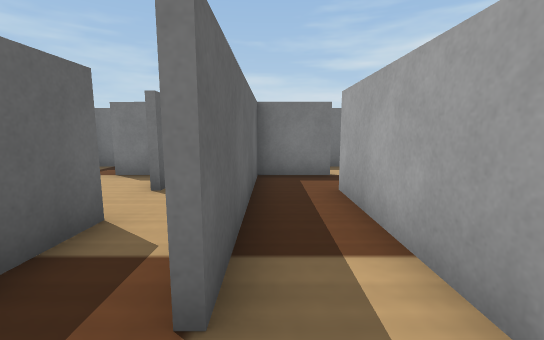
View 1 (above)

22 first-person views from a walk through a robot-simulator world made for Webots. The camera is 0.06 m above the floor, tilts 8° down and sees 90° across. The floor is counted in squares, 0.05 m on a side. Each view is taken from the middle of a square. On the plan, view 1 faces up. The plan holds only what a view shows up to about 12 squares ahead; the rest is blank. The robots in the file are not drawn. Webots' stock objects and surfaces are drawn as simple stand-ins.

View 2
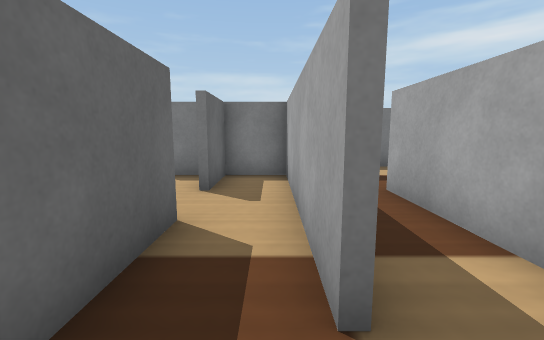

View 3
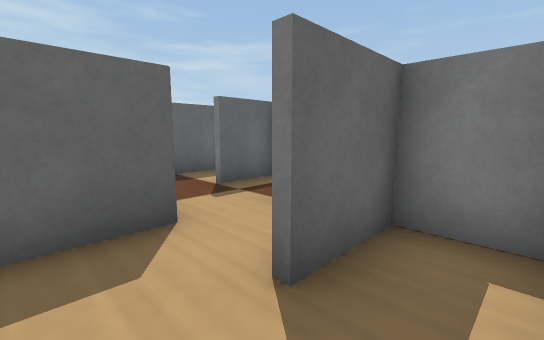

View 4
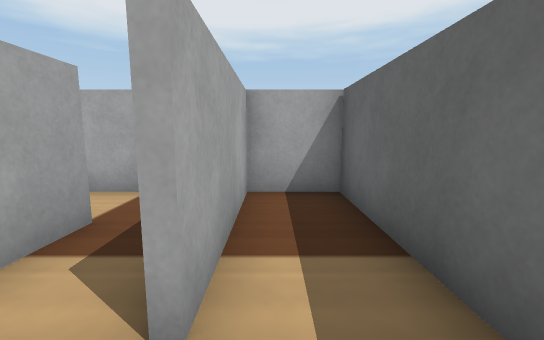

View 5
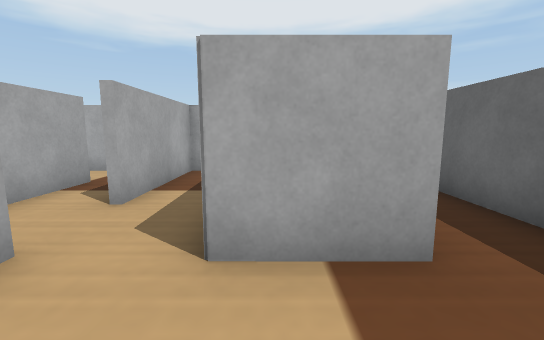

View 6
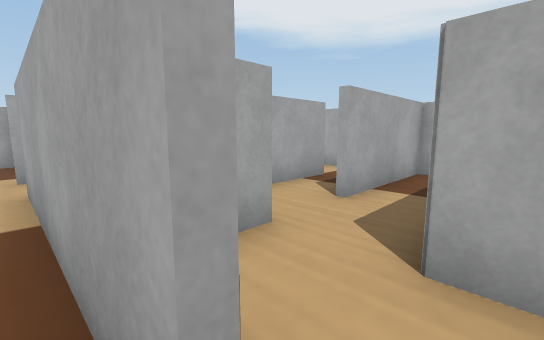

View 7
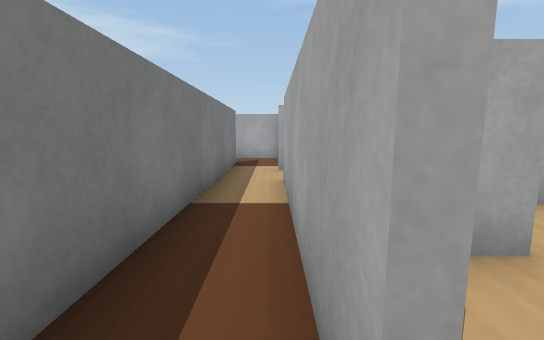

View 8
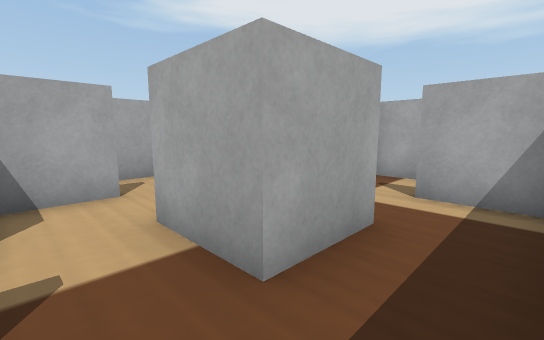

View 9
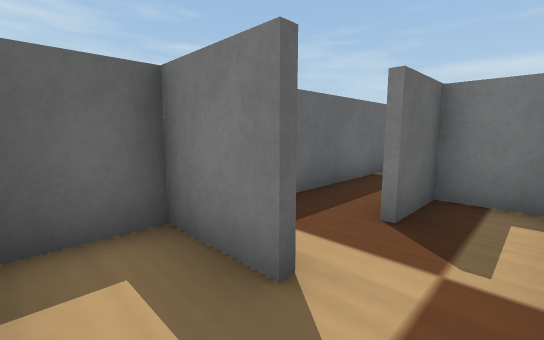

View 10
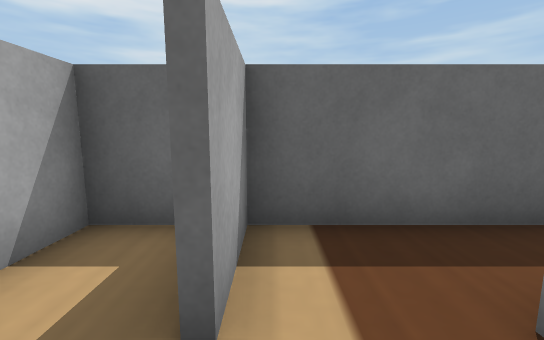

View 11
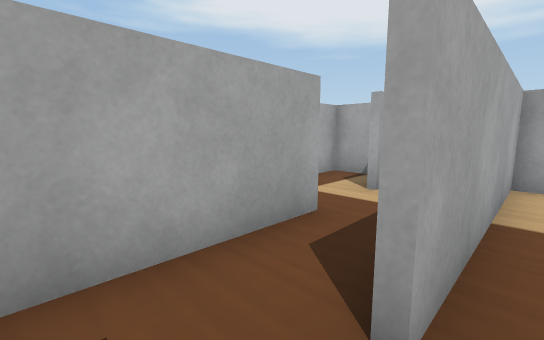

View 12
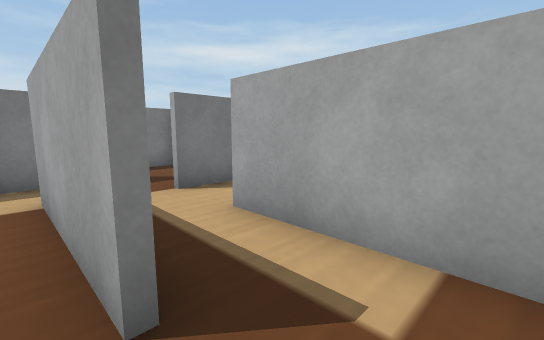

View 13
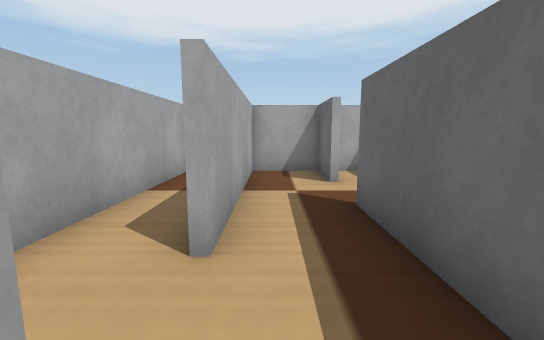

View 14
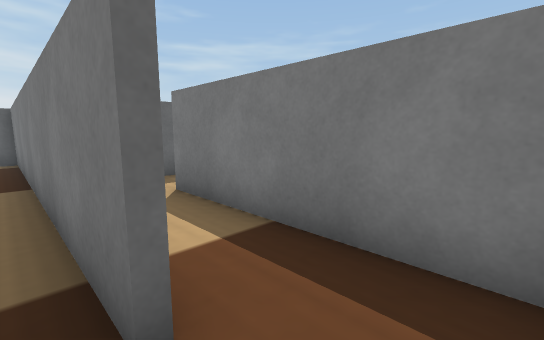

View 15
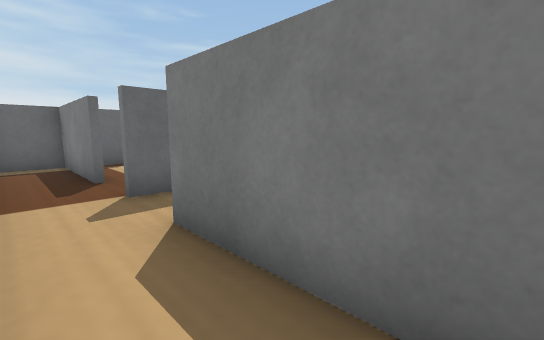

View 16
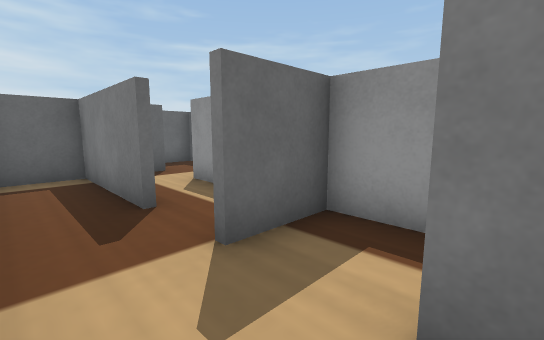

View 17
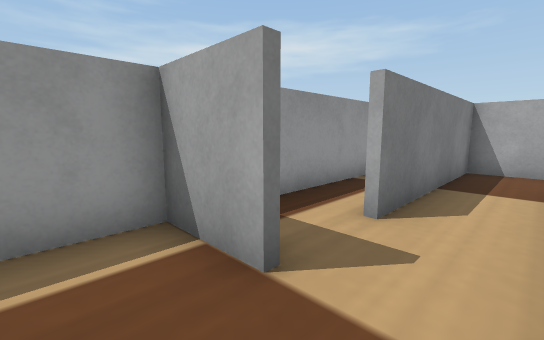

View 18
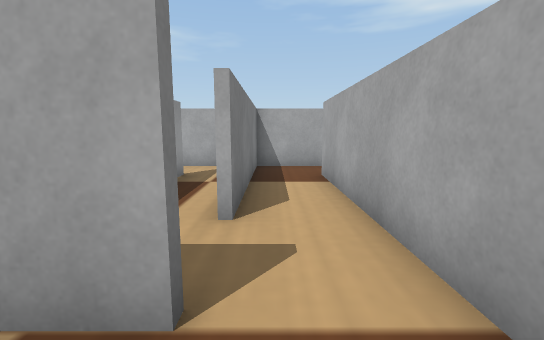

View 19
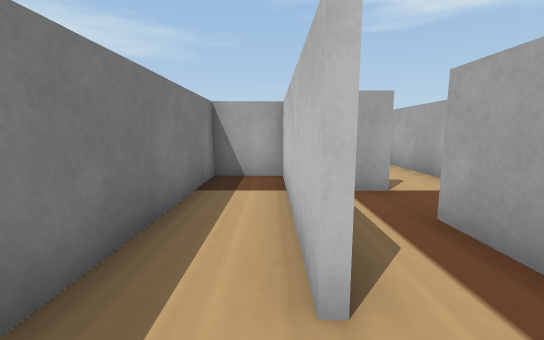

View 20
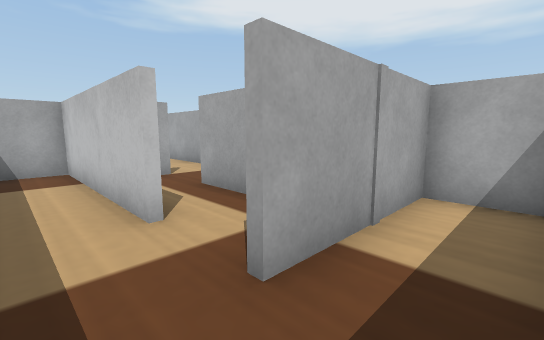

View 21
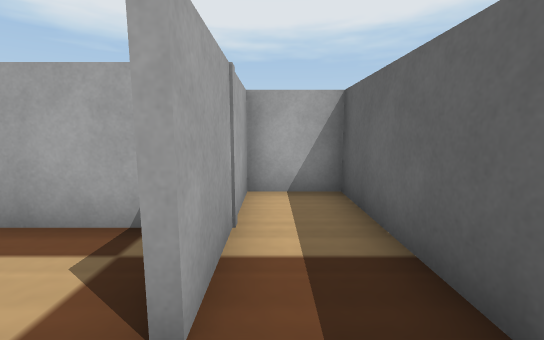

View 22
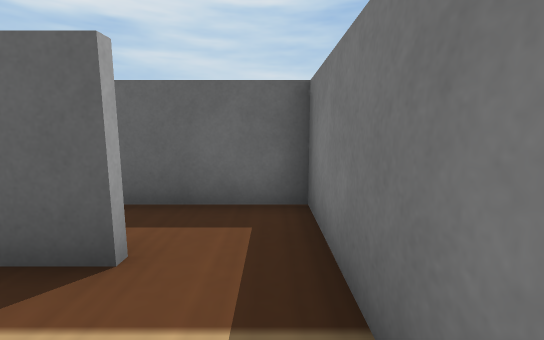

### Floor plan
Points are (right, up) in squares from view 1. A wall is a line through its corners. A room is listed if a view was taken in it or the views show most of it. See-through windows are left out.
Room 1 (views 1, 2, 3, 4, 5, 6, 7, 8, 9, 10, 11, 12, 13, 14, 15, 16, 17, 18, 19, 20, 21, 22)
walls: (-0.3, 6.2) (-0.3, 1.5); (-3, 7.5) (-4.5, 7.5); (-2.5, 5.4) (-2.5, 7.1); (-0.8, 9.6) (5.6, 9.6); (1.6, 7.5) (-2.3, 7.5) (-2.3, 5.5); (-2.3, 3.6) (-2.3, 1.1); (-4.9, 5.4) (-6.3, 5.4) (-6.3, 3.5); (-0.5, 11.5) (-0.5, 13.5) (-4.5, 13.5); (3.6, 6.8) (3.6, 3.5); (-2.2, 11.5) (-6.3, 11.5) (-6.3, 9.9); (-0.5, 1.4) (-0.5, 7.4); (3.4, 3.5) (3.4, 7.9); (-6.5, 9.6) (-6.5, 13.6); (-5.4, 11.7) (-2.3, 11.7); (-6.5, 3.5) (-6.5, 5.6) (-4.4, 5.6) (-4.4, -0.4); (5.6, 9.4) (-6.3, 9.4); (3.6, 1.6) (3.6, -0.4) (5.6, -0.4) (5.6, 5.5); (-0.4, -0.4) (1.4, -0.4) (1.4, 5.6); (-4.5, 13.6) (1.4, 13.6) (1.4, 15.6) (-8.4, 15.6) (-8.4, 9.6) (-6.3, 9.6) (-6.3, 7.5); (-8.4, 8.9) (-8.4, 1.7) (-6.4, 1.7); (-6.4, 1.5) (-8.4, 1.5) (-8.4, -0.4) (-2.5, -0.4) (-2.5, 3.6); (2.2, -0.4) (3, -0.4); (7.1, 7.5) (5.5, 7.5); (-6.3, 13.6) (-6.3, 12.5); (7.6, 7.6) (7.6, 11.5) (1.5, 11.5); (5.6, 13.5) (-0.3, 13.5) (-0.3, 11.5); (7.6, 12.9) (7.6, 14.2); (7.6, -0.1) (7.6, 5.5)

Positions as (right, up) in squares from view 1, and headings:
1: (0, 0), facing up
2: (-1, 0), facing up
3: (-1, 4), facing up-left
4: (-3, 5), facing down
5: (-5, 8), facing down
6: (-5, 8), facing down-right
7: (-5, 8), facing right
8: (-8, 7), facing down-right
9: (-5, 0), facing up-left
10: (-5, 2), facing left
11: (1, 7), facing down-right
12: (3, 2), facing up-right
13: (5, 8), facing down
14: (7, 9), facing up-left
15: (5, 10), facing up-left
16: (2, 10), facing up-left
17: (-2, 10), facing up-right
18: (-2, 11), facing right
19: (-6, 14), facing right
20: (-8, 15), facing down-right
21: (-7, 15), facing down
22: (-4, 15), facing left
